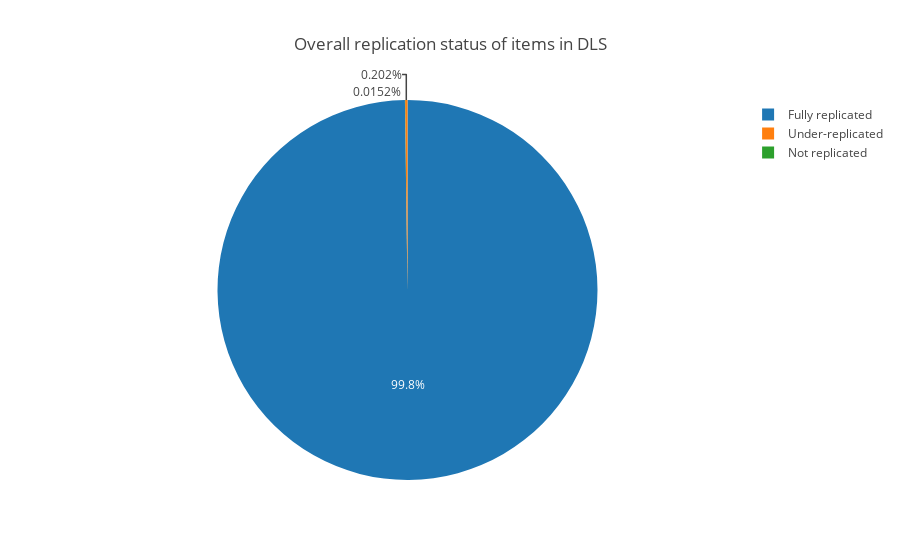
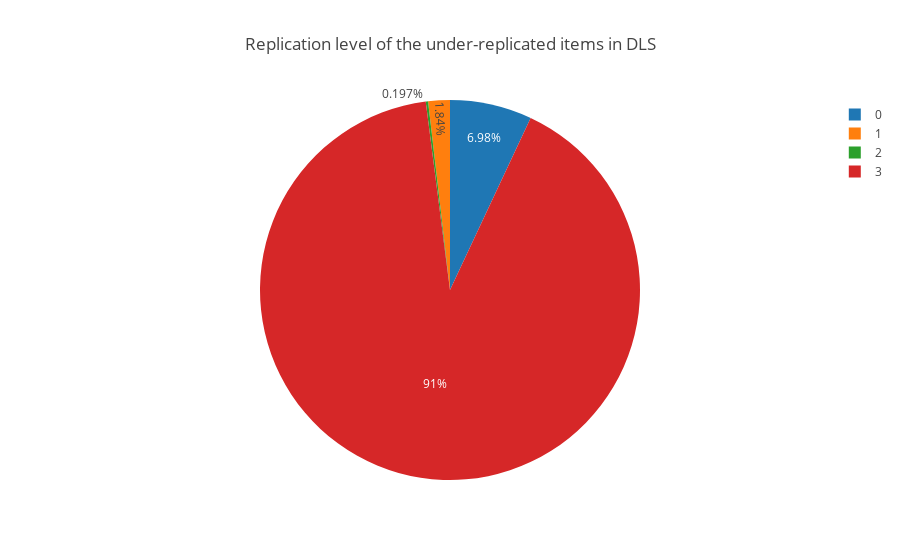

Write notebook code for charts like these, in order.
### Markdown cell above
This data can then be plotted to make it easier to understand.

### Code cell
import plotly.offline as py
import plotly.graph_objs as go
py.init_notebook_mode(connected=True)

labels = ['Fully replicated', 'Under-replicated', 'Not replicated']
values = [replication[4], 0, replication[0]]
for rep_count in range(1,4):
    values[1] += replication[rep_count]

data = [go.Pie(
            labels=labels,
            values=values
    )]

py.iplot({ 'data': data, 'layout': {'title': 'Overall replication status of items in DLS'}})

labels = []
values = []
for rep_count in sorted(replication.keys()):
    if rep_count != 4:
        labels.append(rep_count)
        values.append(replication[rep_count])

data = [go.Pie(
            labels=labels,
            values=values, 
            sort=False
    )]

py.iplot({ 'data': data, 'layout': {'title': 'Replication level of the under-replicated items in DLS'}})

### Figure 1 — Plotly figure (JSON) as saved in the notebook; plotly's stock layout.template omitted (floating-point values rounded to 4 significant figures)
{"data": [{"labels": ["Fully replicated", "Under-replicated", "Not replicated"], "type": "pie", "values": [697229, 1413, 106]}], "layout": {"title": "Overall replication status of items in DLS"}}

### Figure 2 — Plotly figure (JSON) as saved in the notebook; plotly's stock layout.template omitted (floating-point values rounded to 4 significant figures)
{"data": [{"labels": [0, 1, 2, 3], "sort": false, "type": "pie", "values": [106, 28, 3, 1382]}], "layout": {"title": "Replication level of the under-replicated items in DLS"}}
